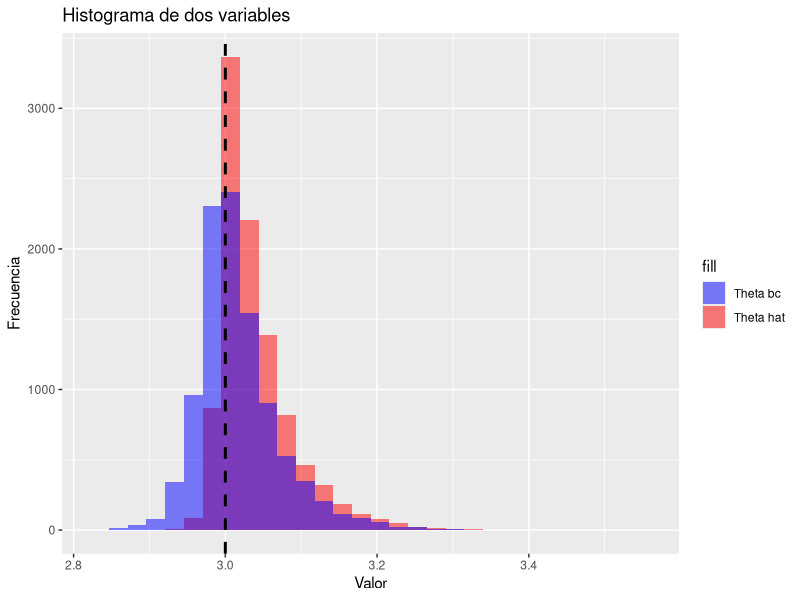
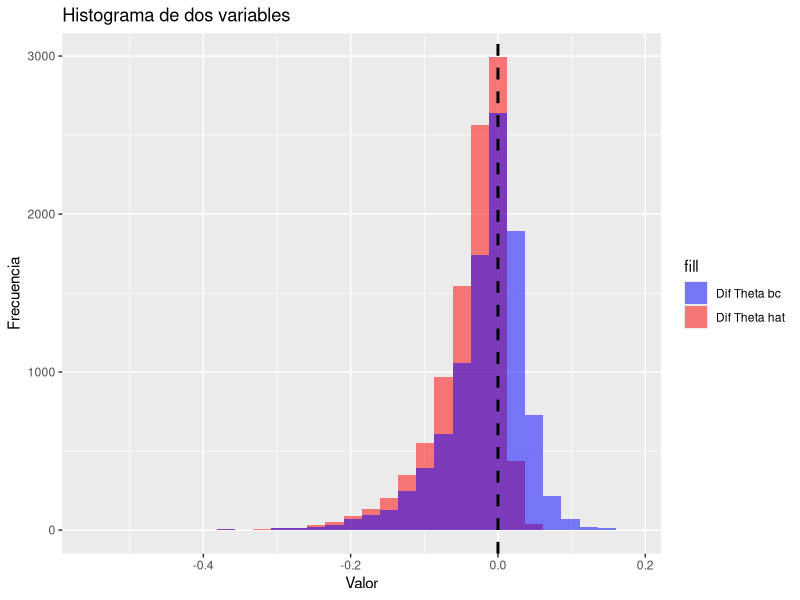
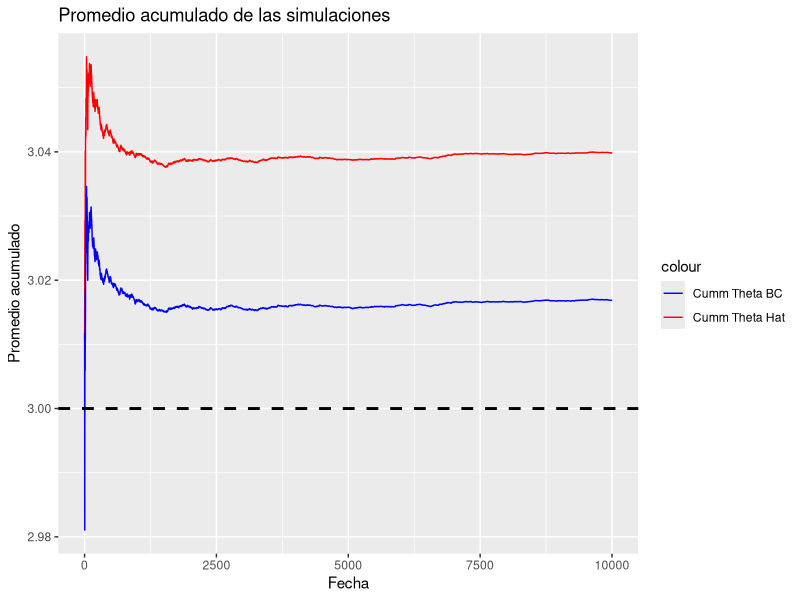
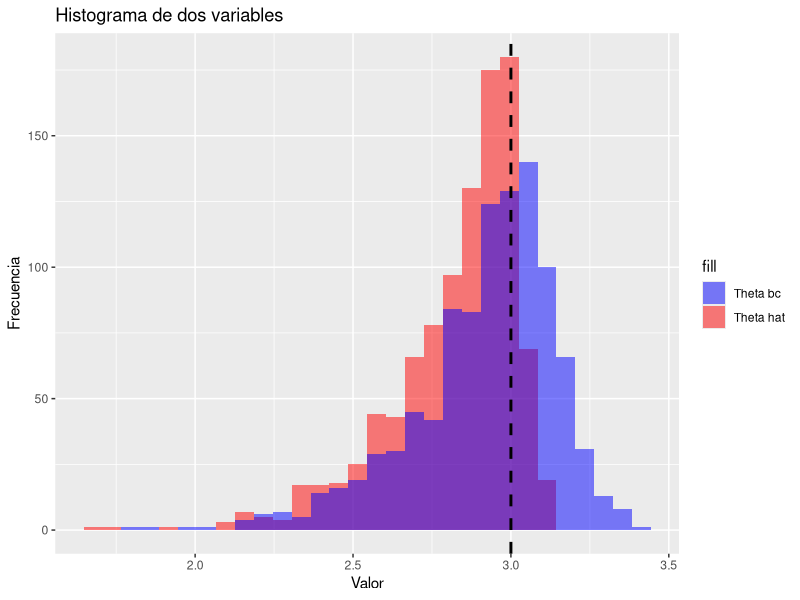
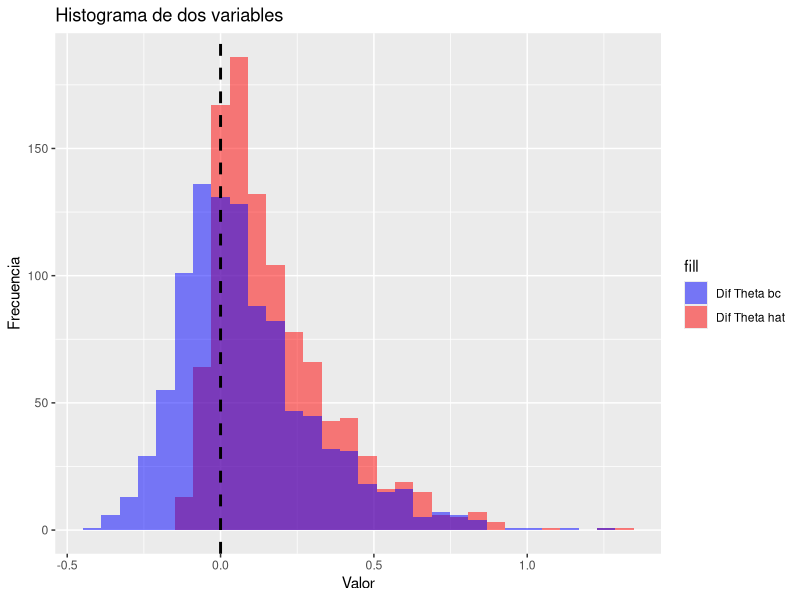
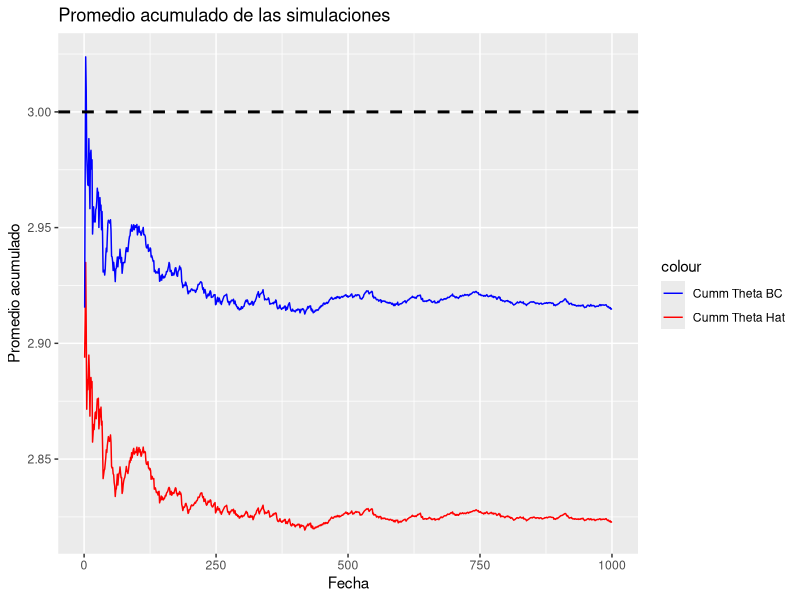

Generate these figures, in order, with R:
## ---- chunk 1
n <- 10; 
lambdaAB <- 1; 
lambdaBA <- 5;   

theta <- 3; 
d <- 2; 

thetaVector <- rep(theta, n); 
dVector <- rep(d, n); 

# Definimos un vector x simulado de una exponencial con parámetro lambda = 1 
x <- rexp(n, lambdaAB) + thetaVector + dVector; 
y <- rexp(n, lambdaBA) - thetaVector + dVector; 

# Definimos una función para calcular el sesgo corregido por bootstrap
# @return theta_hat 
# @return theta_bc
calcula_sesgos <- function(x, y){
    # Definimos los estadísticos de orden X, Y, para eso X es el arreglo ordenado de x y Y es el arreglo ordenado de y 
    X <- sort(x); 
    Y <- sort(y); 

    # Estimamos theta hat 
    theta_hat <- (X[1] - Y[1])/2; 

    # Cálculo alterno de \theta_bc para ver si tenemos lo mismo 
    sum_1 <- 0;
    for(i in 1:n){
        sum_1 <- sum_1 + ( ((n-i+1)/n)^n - ((n-i)/n)^n ) * (X[i] - Y[i])/2; 
    }
    theta_bc <- X[1] - Y[1] - sum_1; 

    return(c(theta_hat, theta_bc))
}

res = calcula_sesgos(x, y); 
print(paste("theta_hat = ", res[1]), quote = FALSE, digits = 10)
print(paste("theta_bc = ", res[2]), quote = FALSE, digits = 10)

## ---- chunk 2
# Vectores para guardar registro de las estimaciones 
thetasHAT <- c(); 
thetasBC <- c();

M <- 10000; 

for(i in 1:M){
    # Definimos un vector x simulado de una exponencial con parámetro lambda = 1 
    x <- rexp(n, lambdaAB) + thetaVector + dVector; 
    y <- rexp(n, lambdaBA) - thetaVector + dVector; 
    # Obtenemos las estimacioes respectivas 
    res <- calcula_sesgos(x, y);
    thetasHAT[i] <- res[1];
    thetasBC[i] <- res[2];
}

# Vamos a producir un plot que contenga los dos histogramas sobrepuestos con ggplot 
library(ggplot2)

# Definimos un data frame con los datos de thetasHAT y thetasBC
difHAT <- theta - thetasHAT; 
difBC <- theta - thetasBC; 
indexes <- 1:M; 
df <- data.frame(indexes, thetasHAT, thetasBC, difHAT, difBC);

# Crear un plot con dos histogramas sobrepuestos
ggplot(df, aes(x = thetasHAT, fill = "Theta hat")) + 
    geom_histogram(alpha = 0.5, position = "identity", bins = 30) + 
    geom_histogram(aes(x = thetasBC, fill = "Theta bc"), alpha = 0.5, position = "identity", bins = 30) + 
    scale_fill_manual(values = c("Theta hat" = "red", "Theta bc" = "blue")) + 
    labs(x = "Valor", y = "Frecuencia", title = "Histograma de dos variables") + 
    geom_vline(xintercept = theta, linetype = "dashed", color = "black", size = 1)

# Crear un plot con dos histogramas sobrepuestos
ggplot(df, aes(x = difHAT, fill = "Dif Theta hat")) + 
    geom_histogram(alpha = 0.5, position = "identity", bins = 30) + 
    geom_histogram(aes(x = difBC, fill = "Dif Theta bc"), alpha = 0.5, position = "identity", bins = 30) + 
    scale_fill_manual(values = c("Dif Theta hat" = "red", "Dif Theta bc" = "blue")) + 
    labs(x = "Valor", y = "Frecuencia", title = "Histograma de dos variables") + 
    geom_vline(xintercept = 0, linetype = "dashed", color = "black", size = 1)


# Calcular los promedios acumulados de las series 1 y 2
df$prom_acumHAT <- cumsum(df$thetasHAT) / seq_along(df$thetasHAT)
df$prom_acumBC <- cumsum(df$thetasBC) / seq_along(df$thetasBC)

# Crear un plot con los promedios acumulados de las series 1 y 2
ggplot(df, aes(x = indexes)) +
  geom_line(aes(y = prom_acumHAT, color = "Cumm Theta Hat")) +
  geom_line(aes(y = prom_acumBC, color = "Cumm Theta BC")) +
  scale_color_manual(values = c("Cumm Theta Hat" = "red", "Cumm Theta BC" = "blue")) +
  labs(x = "Fecha", y = "Promedio acumulado", title = "Promedio acumulado de las simulaciones") + 
  geom_hline(yintercept = theta, linetype = "dashed", color = "black", size = 1)


## ---- chunk 3

# Definimos los estadísticos de orden X, Y, para eso X es el arreglo ordenado de x y Y es el arreglo ordenado de y 
X <- sort(x); 
Y <- sort(y); 

# Vamos a definir el estimador corregido por sesgo \theta BC 
w = c()
w[1] <- 1/2 + ((n-1)/n)^n/2

for(i in 2:n){
    w[i] <- -((n-i+1)/n)^n/2 + ((n-i)/n)^n/2
}

# Definimos la función que nos regresa el valor de mu_i 
mu_i <- function(i, n){
    sum <- 0;
    for(k in n-i+1:n){
        sum <- sum + 1/k; 
    }
    return(sum); 
}
# Definimos la función que nos regresa el valor de sigma_i^2
sigma_i <- function(i, n){
    sum <- 0;
    for(k in n-i+1:n){
        sum <- sum + 1/k^2; 
    }
    return(sum); 
}

MSE_theta <- ((1/lambdaAB - 1/lambdaBA)^2 + 1/lambdaAB^2 + 1/lambdaBA^2)/4*n^2; 

# Ahora calculamos MSE_theta_bc 

suma_1 <- 0; 
for(i in 1:n){
    suma_2 <- 0; 
    for(k in (i+1):n){
        if(k <= n){
            suma_2 <- suma_2 + w[i] * w[k]; 
        }
    }
    suma_1 <- suma_1 + (w[i]^2 + 2 * suma_2)* sigma_i(i, n); 
}

suma_3 <- 0; 
for(i in 1:n){
    suma_3 <- suma_3 + w[i] * mu_i(i, n);
}

MSE_theta_bc <- (1/lambdaAB^2 + 1/lambdaBA^2) * suma_1 + (1/lambdaAB - 1/lambdaBA)^2 * suma_3^2;


print(paste("raíz de MSE_theta = ", sqrt(MSE_theta)), quote = FALSE, digits = 10)
print(paste("raíz de MSE_theta_bc = ", sqrt(MSE_theta_bc)), quote = FALSE, digits = 10)

## ---- chunk 4

# Las X's se distribuyen uniforme en el intervalo [0, lambdaAB] + d + theta
# Las Y's se distribuyen uniforme en el intervalo [0, lambdaBA] + d - theta
x <- runif(n, 0, lambdaAB) + thetaVector + dVector;
y <- runif(n, 0, lambdaBA) - thetaVector + dVector;

# Función para calcular la esperanza de un estadístico de orden 
esperanzas_Xi <- dVector + thetaVector + lambdaAB * 1:n * 1/(n+1);
esperanzas_Yi <- dVector - thetaVector + lambdaBA * 1:n * 1/(n+1);

res <- calcula_sesgos(x, y);

print(paste("theta_hat = ", res[1]), quote = FALSE, digits = 10)
print(paste("theta_bc = ", res[2]), quote = FALSE, digits = 10)

## ---- chunk 5
# Vectores para guardar registro de las estimaciones 
thetasHAT <- c(); 
thetasBC <- c();

M <- 1000; 

for(i in 1:M){
    # Definimos un vector x simulado de una exponencial con parámetro lambda = 1 
    x <- runif(n, 0, lambdaAB) + thetaVector + dVector;
    y <- runif(n, 0, lambdaBA) - thetaVector + dVector;
    # Obtenemos las estimacioes respectivas 
    res <- calcula_sesgos(x, y);
    thetasHAT[i] <- res[1];
    thetasBC[i] <- res[2];
}

# Vamos a producir un plot que contenga los dos histogramas sobrepuestos con ggplot 
library(ggplot2)

# Definimos un data frame con los datos de thetasHAT y thetasBC
difHAT <- theta - thetasHAT; 
difBC <- theta - thetasBC; 
indexes <- 1:M; 
df <- data.frame(indexes, thetasHAT, thetasBC, difHAT, difBC);

# Crear un plot con dos histogramas sobrepuestos
ggplot(df, aes(x = thetasHAT, fill = "Theta hat")) + 
    geom_histogram(alpha = 0.5, position = "identity", bins = 30) + 
    geom_histogram(aes(x = thetasBC, fill = "Theta bc"), alpha = 0.5, position = "identity", bins = 30) + 
    scale_fill_manual(values = c("Theta hat" = "red", "Theta bc" = "blue")) + 
    labs(x = "Valor", y = "Frecuencia", title = "Histograma de dos variables") + 
    geom_vline(xintercept = theta, linetype = "dashed", color = "black", size = 1)

# Crear un plot con dos histogramas sobrepuestos
ggplot(df, aes(x = difHAT, fill = "Dif Theta hat")) + 
    geom_histogram(alpha = 0.5, position = "identity", bins = 30) + 
    geom_histogram(aes(x = difBC, fill = "Dif Theta bc"), alpha = 0.5, position = "identity", bins = 30) + 
    scale_fill_manual(values = c("Dif Theta hat" = "red", "Dif Theta bc" = "blue")) + 
    labs(x = "Valor", y = "Frecuencia", title = "Histograma de dos variables") + 
    geom_vline(xintercept = 0, linetype = "dashed", color = "black", size = 1)

# Calcular los promedios acumulados de las series 1 y 2
df$prom_acumHAT <- cumsum(df$thetasHAT) / seq_along(df$thetasHAT)
df$prom_acumBC <- cumsum(df$thetasBC) / seq_along(df$thetasBC)

# Crear un plot con los promedios acumulados de las series 1 y 2
ggplot(df, aes(x = indexes)) +
  geom_line(aes(y = prom_acumHAT, color = "Cumm Theta Hat")) +
  geom_line(aes(y = prom_acumBC, color = "Cumm Theta BC")) +
  scale_color_manual(values = c("Cumm Theta Hat" = "red", "Cumm Theta BC" = "blue")) +
  labs(x = "Fecha", y = "Promedio acumulado", title = "Promedio acumulado de las simulaciones") + 
  geom_hline(yintercept = theta, linetype = "dashed", color = "black", size = 1)



